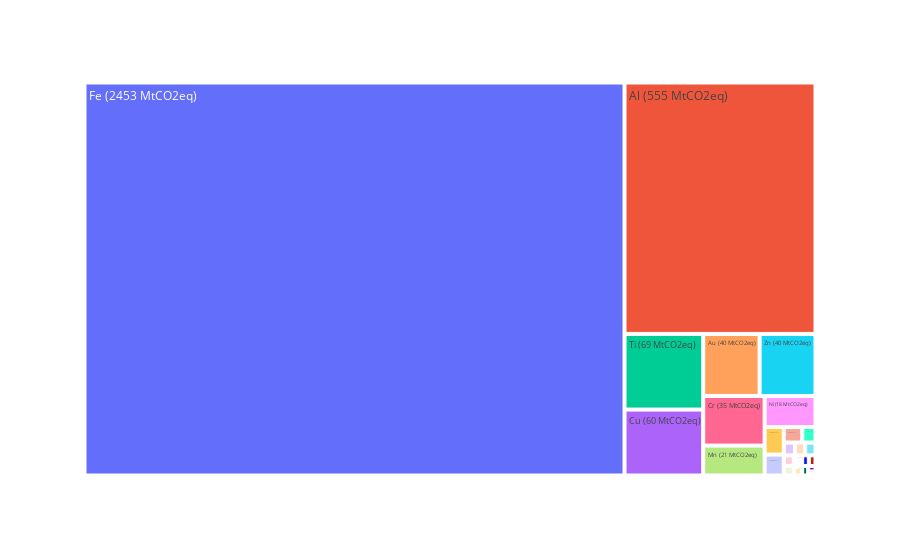

Notebook cell for this chart:
### Code cell
fig = px.treemap(df, path=["Material"], values='Global CO2 Emissions (2021) [MtCO2eq/yr]',custom_data=['Global CO2 Emissions (2021) [MtCO2eq/yr]'])
fig.update_traces(texttemplate='%{label} (%{customdata:.0f} MtCO2eq)', textposition='top left')

fig.show()
fig.write_image("./figures/emissions_2021_tous_metaux.pdf",width=1000,height=500)

### Figure 1 — Plotly figure (JSON) as saved in the notebook; plotly's stock layout.template omitted (floating-point values rounded to 4 significant figures)
{"data": [{"branchvalues": "total", "customdata": [[554.9], [0.01647], [40.44], [0.8194], [0.6563], [0.07431], [1.116], [35.22], [59.96], [2453.0], [0.08897], [0.02414], [0.02005], [0.09353], [1.651], [21.22], [1.526], [1.524], [18.28], [6.085], [0.8226], [2.375], [0.8424], [1.213], [0.01336], [4.635], [0.4576], [0.01607], [68.8], [3.309], [1.116], [40.08]], "domain": {"x": [0, 1], "y": [0, 1]}, "hovertemplate": "labels=%{label}<br>Global CO2 Emissions (2021) [MtCO2eq/yr]=%{value}<br>parent=%{parent}<br>id=%{id}<extra></extra>", "ids": ["Al", "As", "Au", "Be", "Bi", "Cd", "Co", "Cr", "Cu", "Fe", "Ga", "Ge", "Hg", "In", "Li", "Mn", "Mo", "Nb", "Ni", "Pb", "Pd", "Pt", "Rh", "Sb", "Se", "Sn", "Ta", "Te", "Ti", "V", "W", "Zn"], "labels": ["Al", "As", "Au", "Be", "Bi", "Cd", "Co", "Cr", "Cu", "Fe", "Ga", "Ge", "Hg", "In", "Li", "Mn", "Mo", "Nb", "Ni", "Pb", "Pd", "Pt", "Rh", "Sb", "Se", "Sn", "Ta", "Te", "Ti", "V", "W", "Zn"], "name": "", "parents": ["", "", "", "", "", "", "", "", "", "", "", "", "", "", "", "", "", "", "", "", "", "", "", "", "", "", "", "", "", "", "", ""], "textposition": "top left", "texttemplate": "%{label} (%{customdata:.0f} MtCO2eq)", "type": "treemap", "values": [554.9, 0.01647, 40.44, 0.8194, 0.6563, 0.07431, 1.116, 35.22, 59.96, 2453.0, 0.08897, 0.02414, 0.02005, 0.09353, 1.651, 21.22, 1.526, 1.524, 18.28, 6.085, 0.8226, 2.375, 0.8424, 1.213, 0.01336, 4.635, 0.4576, 0.01607, 68.8, 3.309, 1.116, 40.08]}], "layout": {"legend": {"tracegroupgap": 0}, "margin": {"t": 60}}}
